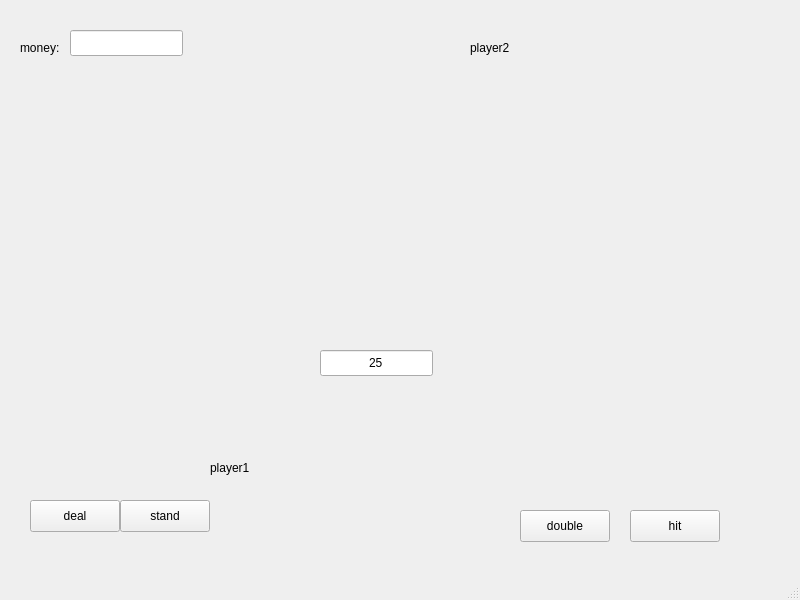
<?xml version="1.0" encoding="UTF-8"?>
<ui version="4.0">
 <class>room21</class>
 <widget class="QMainWindow" name="room21">
  <property name="geometry">
   <rect>
    <x>0</x>
    <y>0</y>
    <width>800</width>
    <height>600</height>
   </rect>
  </property>
  <property name="windowTitle">
   <string>MainWindow</string>
  </property>
  <widget class="QWidget" name="centralwidget">
   <widget class="QLabel" name="label">
    <property name="geometry">
     <rect>
      <x>6</x>
      <y>5</y>
      <width>741</width>
      <height>561</height>
     </rect>
    </property>
    <property name="styleSheet">
     <string notr="true">background:transparent;</string>
    </property>
    <property name="text">
     <string/>
    </property>
    <property name="pixmap">
     <pixmap>../Downloads/resource/desk.jpg</pixmap>
    </property>
    <property name="scaledContents">
     <bool>true</bool>
    </property>
   </widget>
   <widget class="QLabel" name="label_2">
    <property name="geometry">
     <rect>
      <x>60</x>
      <y>150</y>
      <width>141</width>
      <height>191</height>
     </rect>
    </property>
    <property name="text">
     <string/>
    </property>
    <property name="pixmap">
     <pixmap>../Downloads/resource/puke/puke_total.png</pixmap>
    </property>
   </widget>
   <widget class="QPushButton" name="pb_25">
    <property name="geometry">
     <rect>
      <x>500</x>
      <y>490</y>
      <width>61</width>
      <height>61</height>
     </rect>
    </property>
    <property name="styleSheet">
     <string notr="true">background:transparent;</string>
    </property>
    <property name="text">
     <string/>
    </property>
    <property name="icon">
     <iconset>
      <normaloff>../Downloads/resource/jetton/25.png</normaloff>../Downloads/resource/jetton/25.png</iconset>
    </property>
    <property name="iconSize">
     <size>
      <width>64</width>
      <height>64</height>
     </size>
    </property>
    <property name="flat">
     <bool>true</bool>
    </property>
   </widget>
   <widget class="QPushButton" name="pb_50">
    <property name="geometry">
     <rect>
      <x>570</x>
      <y>490</y>
      <width>90</width>
      <height>61</height>
     </rect>
    </property>
    <property name="text">
     <string/>
    </property>
    <property name="icon">
     <iconset>
      <normaloff>../Downloads/resource/jetton/50.png</normaloff>../Downloads/resource/jetton/50.png</iconset>
    </property>
    <property name="iconSize">
     <size>
      <width>64</width>
      <height>64</height>
     </size>
    </property>
    <property name="flat">
     <bool>true</bool>
    </property>
   </widget>
   <widget class="QPushButton" name="pb_100">
    <property name="geometry">
     <rect>
      <x>660</x>
      <y>490</y>
      <width>90</width>
      <height>61</height>
     </rect>
    </property>
    <property name="text">
     <string/>
    </property>
    <property name="icon">
     <iconset>
      <normaloff>../Downloads/resource/jetton/100.png</normaloff>../Downloads/resource/jetton/100.png</iconset>
    </property>
    <property name="iconSize">
     <size>
      <width>64</width>
      <height>64</height>
     </size>
    </property>
    <property name="flat">
     <bool>true</bool>
    </property>
   </widget>
   <widget class="QLabel" name="label_player_bottom">
    <property name="geometry">
     <rect>
      <x>210</x>
      <y>460</y>
      <width>57</width>
      <height>16</height>
     </rect>
    </property>
    <property name="text">
     <string>player1</string>
    </property>
   </widget>
   <widget class="QLabel" name="label_player_top">
    <property name="geometry">
     <rect>
      <x>470</x>
      <y>40</y>
      <width>57</width>
      <height>16</height>
     </rect>
    </property>
    <property name="text">
     <string>player2</string>
    </property>
   </widget>
   <widget class="QLineEdit" name="le_wager">
    <property name="geometry">
     <rect>
      <x>320</x>
      <y>350</y>
      <width>113</width>
      <height>26</height>
     </rect>
    </property>
    <property name="text">
     <string>25</string>
    </property>
    <property name="alignment">
     <set>Qt::AlignCenter</set>
    </property>
   </widget>
   <widget class="QLineEdit" name="le_money">
    <property name="geometry">
     <rect>
      <x>70</x>
      <y>30</y>
      <width>113</width>
      <height>26</height>
     </rect>
    </property>
   </widget>
   <widget class="QPushButton" name="pb_deal">
    <property name="geometry">
     <rect>
      <x>30</x>
      <y>500</y>
      <width>90</width>
      <height>32</height>
     </rect>
    </property>
    <property name="text">
     <string>deal</string>
    </property>
   </widget>
   <widget class="QPushButton" name="pb_double">
    <property name="geometry">
     <rect>
      <x>520</x>
      <y>510</y>
      <width>90</width>
      <height>32</height>
     </rect>
    </property>
    <property name="text">
     <string>double</string>
    </property>
   </widget>
   <widget class="QPushButton" name="pb_hit">
    <property name="geometry">
     <rect>
      <x>630</x>
      <y>510</y>
      <width>90</width>
      <height>32</height>
     </rect>
    </property>
    <property name="text">
     <string>hit</string>
    </property>
   </widget>
   <widget class="QPushButton" name="pb_stand">
    <property name="geometry">
     <rect>
      <x>120</x>
      <y>500</y>
      <width>90</width>
      <height>32</height>
     </rect>
    </property>
    <property name="text">
     <string>stand</string>
    </property>
   </widget>
   <widget class="QLabel" name="label_5">
    <property name="geometry">
     <rect>
      <x>20</x>
      <y>40</y>
      <width>57</width>
      <height>16</height>
     </rect>
    </property>
    <property name="text">
     <string>money:</string>
    </property>
   </widget>
   <zorder>label</zorder>
   <zorder>label_2</zorder>
   <zorder>pb_25</zorder>
   <zorder>pb_50</zorder>
   <zorder>pb_100</zorder>
   <zorder>label_player_bottom</zorder>
   <zorder>label_player_top</zorder>
   <zorder>le_wager</zorder>
   <zorder>le_money</zorder>
   <zorder>pb_double</zorder>
   <zorder>pb_hit</zorder>
   <zorder>pb_stand</zorder>
   <zorder>label_5</zorder>
   <zorder>pb_deal</zorder>
  </widget>
  <widget class="QMenuBar" name="menubar">
   <property name="geometry">
    <rect>
     <x>0</x>
     <y>0</y>
     <width>800</width>
     <height>28</height>
    </rect>
   </property>
  </widget>
  <widget class="QStatusBar" name="statusbar"/>
 </widget>
 <resources/>
 <connections/>
</ui>
